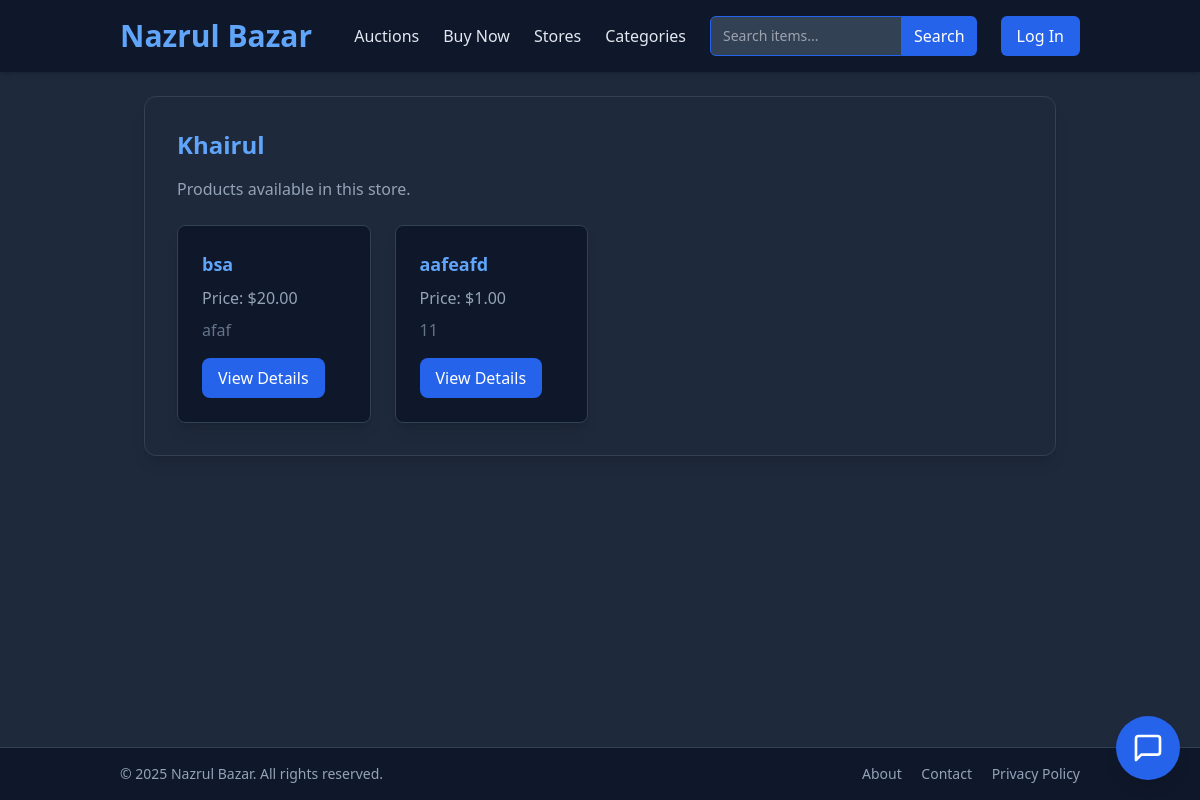
Page /store_products.php?store_id=3 on the earlier database version.
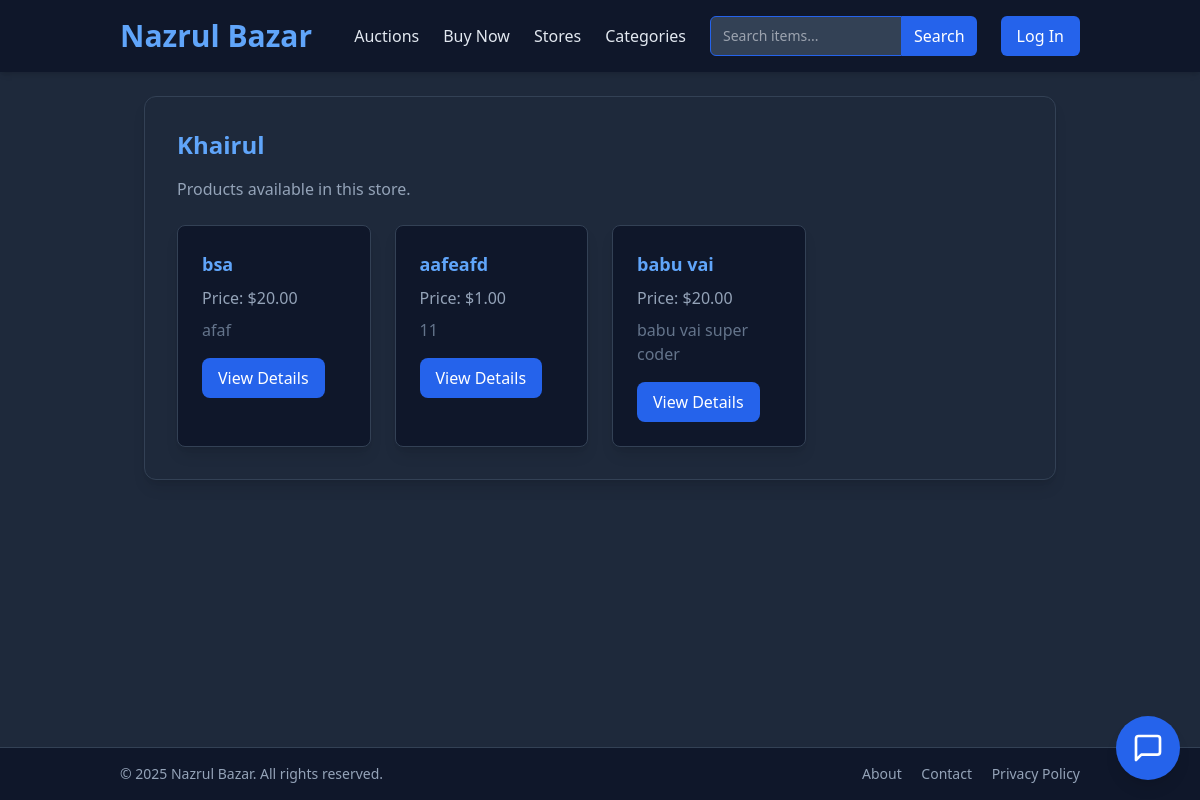
Same page on the later database version.
### tables this page shows
CREATE TABLE `stores` (
  `id` int(10) UNSIGNED NOT NULL,
  `owner_id` int(10) UNSIGNED NOT NULL,
  `name` varchar(255) NOT NULL,
  `approved` tinyint(1) DEFAULT 0
);

CREATE TABLE `products` (
  `id` int(10) UNSIGNED NOT NULL,
  `store_id` int(10) UNSIGNED NOT NULL,
  `name` varchar(255) NOT NULL,
  `price` decimal(10,2) NOT NULL,
  `description` text DEFAULT NULL,
  `category_name` varchar(255) NOT NULL,
  `subcategory_name` varchar(255) DEFAULT NULL,
  `subsubcategory_name` varchar(255) DEFAULT NULL,
  `stock` int(10) UNSIGNED NOT NULL DEFAULT 0,
  `review` float DEFAULT 0
);

### store_products.php (the view, shortened to what this page needs)
<?php
$servername = "localhost";
$username = "root";
$password = "";
$dbname = "Hackathon";
$conn = new mysqli($servername, $username, $password, $dbname);
$store_id = (int)$_GET['store_id'];
$store_sql = "SELECT * FROM stores WHERE id = $store_id";
$store_result = $conn->query($store_sql);
$store = $store_result->fetch_assoc();
?>
<div class="container mx-auto p-6">
    <div class="bg-slate-800 rounded-xl shadow-lg border border-slate-700 p-8">
        <h2 class="text-2xl font-bold mb-4 text-blue-400"><?php echo htmlspecialchars($store['name']); ?></h2>
        <p class="text-slate-400 mb-6">Products available in this store.</p>
        <?php
        $product_sql = "SELECT * FROM products WHERE store_id = $store_id";
        $product_result = $conn->query($product_sql);
        ?>
        <div class="grid grid-cols-1 sm:grid-cols-2 md:grid-cols-3 lg:grid-cols-4 gap-6">
            <?php if ($product_result->num_rows > 0): ?>
                <?php while ($product = $product_result->fetch_assoc()): ?>
                    <div class="bg-slate-900 rounded-lg shadow-lg border border-slate-700 p-6 hover:shadow-xl transition duration-300">
                        <h3 class="text-lg font-semibold mb-2 text-blue-400"><?php echo htmlspecialchars($product['name']); ?></h3>
                        <p class="text-slate-400 mb-2">Price: $<?php echo number_format($product['price'], 2); ?></p>
                        <p class="text-slate-500 mb-4"><?php echo htmlspecialchars($product['description']); ?></p>
                        <a href="product_details.php?id=<?php echo $product['id']; ?>"
                           class="inline-block bg-blue-600 text-white px-4 py-2 rounded-lg hover:bg-blue-700 transition">
                            View Details
                        </a>
                    </div>
                <?php endwhile; ?>
            <?php else: ?>
                <p class="col-span-full text-center text-slate-400">No products found in this store.</p>
            <?php endif; ?>
        </div>
    </div>
</div>
<?php
$content = ob_get_clean();
include './lib/layout.php';
?>

### lib/layout.php (shortened to what this page needs)
<?php
$year = date('Y');
?>
<!DOCTYPE html>
<html lang="en">
<head>
    <script src="https://cdn.tailwindcss.com"></script>
</head>
<body class="flex flex-col min-h-screen bg-slate-800 text-slate-200">
    <header class="bg-slate-900 shadow-md py-4 sticky top-0 z-50">
        <div class="container mx-auto px-4 sm:px-6 lg:px-8 flex justify-between items-center">
            <a href="./" class="text-3xl font-bold text-blue-400">Nazrul Bazar</a>
            <div class="flex items-center space-x-6">
                <nav class="hidden md:flex items-center space-x-6">
                    <a href="./auctions.php" class="text-slate-200 hover:text-blue-400 transition-colors duration-200">Auctions</a>
                    <a href="./buynow.php" class="text-slate-200 hover:text-blue-400 transition-colors duration-200">Buy Now</a>
                    <a href="./stores.php" class="text-slate-200 hover:text-blue-400 transition-colors duration-200">Stores</a>
                    <a href="./categories.php" class="text-slate-200 hover:text-blue-400 transition-colors duration-200">Categories</a>
                </nav>
                <form action="./search.php" method="GET" class="hidden md:flex">
                    <input
                        type="text"
                        name="q"
                        placeholder="Search items..."
                        class="border border-blue-600 bg-slate-700 text-slate-200 rounded-l-md px-3 py-2 text-sm focus:outline-none focus:ring-1 focus:ring-blue-500 w-48"
                    >
                    <button type="submit"
                        class="bg-blue-600 text-white px-3 py-2 rounded-r-md hover:bg-blue-700 transition-colors duration-200">
                        Search
                    </button>
                </form>
                <div id="auth-panel" class="relative flex items-center">
                    <?php if (!empty($_SESSION['user_id'])): ?>
                        <div class="flex items-center">
                            <span class="text-slate-200 font-medium mr-2 hidden md:block">
                                Hi, <?= htmlspecialchars($_SESSION['user_name']) ?>
                            </span>
                            <button id="user-menu-button" class="flex items-center space-x-1 focus:outline-none">
                                <svg class="w-5 h-5 text-slate-400" fill="currentColor" viewBox="0 0 20 20">
                                    <path fill-rule="evenodd" d="M10 9a3 3 0 100-6 3 3 0 000 6zm-7 9a7 7 0 1114 0H3z" clip-rule="evenodd" />
                                </svg>
                                <svg class="w-4 h-4 text-slate-400" fill="currentColor" viewBox="0 0 20 20">
                                    <path fill-rule="evenodd" d="M5.293 7.293a1 1 0 011.414 0L10 10.586l3.293-3.293a1 1 0 111.414 1.414l-4 4a1 1 0 01-1.414 0l-4-4a1 1 0 010-1.414z" clip-rule="evenodd" />
                                </svg>
                            </button>
                        </div>
                        <div id="user-menu" class="absolute right-0 top-full mt-2 w-48 bg-slate-700 rounded-md shadow-lg py-1 hidden z-20">
                            <?php
                                if ($_SESSION['user_role'] === 'admin') {
                                    echo '<a href="./admin_dashboard.php" class="block px-4 py-2 text-sm text-slate-200 hover:bg-slate-600">Admin Dashboard</a>';
                                } elseif ($_SESSION['user_role'] === 'store_owner') {
                                    echo '<a href="./owner_dashboard.php" class="block px-4 py-2 text-sm text-slate-200 hover:bg-slate-600">My Store</a>';
                                } else {
                                    echo '<a href="./dashboard.php" class="block px-4 py-2 text-sm text-slate-200 hover:bg-slate-600">Dashboard</a>';
                                }
                            ?>
                            <a href="./settings.php" class="block px-4 py-2 text-sm text-slate-200 hover:bg-slate-600">Settings</a>
                            <a href="./logout.php" class="block px-4 py-2 text-sm text-slate-200 hover:bg-slate-600">Log Out</a>
                        </div>
                    <?php else: ?>
                        <a href="./login.php"
                           class="bg-blue-600 text-white px-4 py-2 rounded-md hover:bg-blue-700 transition-colors duration-200">
                            Log In
                        </a>
                    <?php endif; ?>
                </div>
            </div>
        </div>
    </header>
    <main class="container mx-auto px-4 sm:px-6 lg:px-8 flex-grow">
        <?= $content ?? '' ?>
    </main>
    <footer class="bg-slate-900 border-t border-slate-700 py-4 mt-auto">
        <div class="container mx-auto px-4 sm:px-6 lg:px-8 flex flex-col sm:flex-row justify-between items-center text-sm text-slate-400">
            <p>&copy; <?= $year ?> Nazrul Bazar. All rights reserved.</p>
            <div class="space-x-4 mt-2 sm:mt-0">
                <a href="./about.php" class="hover:text-blue-400">About</a>
                <a href="./contact.php" class="hover:text-blue-400">Contact</a>
                <a href="./privacy.php" class="hover:text-blue-400">Privacy Policy</a>
            </div>
        </div>
    </footer>
    <div id="chatIcon" class="chat-icon bg-blue-600 text-white p-4 rounded-full shadow-lg hover:bg-blue-700 transition-colors">
        <svg xmlns="http://www.w3.org/2000/svg" class="h-8 w-8" viewBox="0 0 24 24" fill="none" stroke="currentColor" stroke-width="2" stroke-linecap="round" stroke-linejoin="round">
            <path d="M21 15a2 2 0 0 1-2 2H7l-4 4V5a2 2 0 0 1 2-2h14a2 2 0 0 1 2 2z"></path>
        </svg>
    </div>
</body>
</html>

### lib/layout.php (style rules this page uses)
body { background-color: #1e293b; }
.chat-icon { position: fixed; bottom: 20px; right: 20px; cursor: pointer; z-index: 1000; }

Differences in the rows shown:
added products: name "babu vai", price "20.00", description "babu vai super coder"
